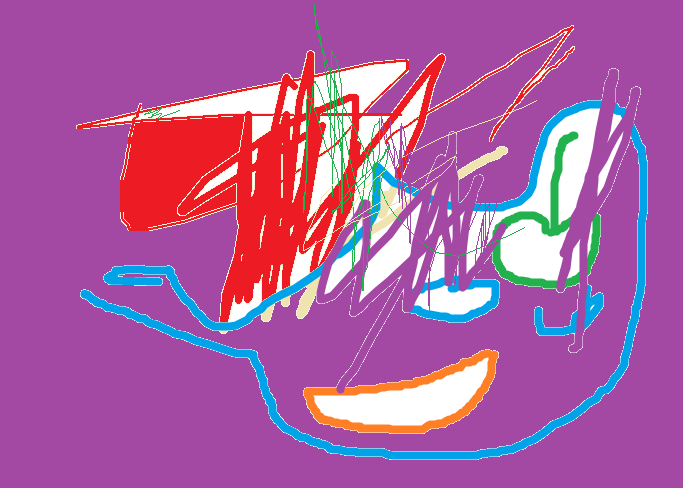
//> input picture 大三上/cv/images/683_488.bmp, 683 x 488 px
$ ./testFiltering   (built with g++ and OpenCV 4)
//> lines starting //> are read from the running program, lines starting //| are printed output that depends on the picture
#include <iostream>
#include <opencv2/core/core.hpp>
#include <opencv2/highgui/highgui.hpp>
#include <opencv2/imgproc/imgproc.hpp>

using namespace std;
using namespace cv;

typedef struct _imgPair {
	Mat* src;
	Mat* dst;
	void* Param;
	char* winName;
}ImgPair;

typedef struct _gaussianParam {
	int kernelSize;
	int sigma;
}GaussianParam;

typedef struct _bilateralParam {
	int kernelSize;
	int sigmaColor;
	int sigmaSpace;
}BilateralParam;

void on_gaussiankernelBar(int ksize, void* userdata)
{
	ImgPair* pImgPair = (ImgPair*)userdata;
	GaussianParam* gPair = (GaussianParam*)(pImgPair->Param);
	gPair->kernelSize = ksize;

	GaussianBlur(*(pImgPair->src), *(pImgPair->dst), Size(gPair->kernelSize / 2 * 2 + 1, gPair->kernelSize / 2 * 2 + 1), gPair->sigma, gPair->sigma);
	imshow(pImgPair->winName, *(pImgPair->dst));
}


void on_gaussianSigmaBar(int sigma, void* userdata)
{
	ImgPair* pImgPair = (ImgPair*)userdata;
	GaussianParam* gPair = (GaussianParam*)(pImgPair->Param);
	gPair->sigma = double(sigma);

	GaussianBlur(*(pImgPair->src), *(pImgPair->dst), Size(gPair->kernelSize / 2 * 2 + 1, gPair->kernelSize / 2 * 2 + 1), gPair->sigma, gPair->sigma);
	imshow(pImgPair->winName, *(pImgPair->dst));
}


void on_medianSigmaBar(int ksize, void* userdata)
{
	ImgPair* pImgPair = (ImgPair*)userdata;

	medianBlur(*(pImgPair->src), *(pImgPair->dst), ksize / 2 * 2 + 1);
	imshow(pImgPair->winName, *(pImgPair->dst));

}


void on_bilateralDBar(int ksize, void* userdata)
{
	ImgPair* pImgPair = (ImgPair*)userdata;
	BilateralParam* param = (BilateralParam*)(pImgPair->Param);
	bilateralFilter(*(pImgPair->src), *(pImgPair->dst), ksize / 2 * 2 + 1, param->sigmaColor, param->sigmaSpace);
	param->kernelSize = ksize;
	imshow(pImgPair->winName, *(pImgPair->dst));

}


void on_bilateralSigmaSpaceBar(int sigmaSpace, void* userdata)
{
	ImgPair* pImgPair = (ImgPair*)userdata;
	BilateralParam* param = (BilateralParam*)(pImgPair->Param);
	bilateralFilter(*(pImgPair->src), *(pImgPair->dst), param->kernelSize / 2 * 2 + 1, param->sigmaColor, sigmaSpace);
	param->sigmaSpace = sigmaSpace;
	imshow(pImgPair->winName, *(pImgPair->dst));
}

void on_bilateralSigmaColorBar(int sigmaColor, void* userdata)
{
	ImgPair* pImgPair = (ImgPair*)userdata;
	BilateralParam* param = (BilateralParam*)(pImgPair->Param);
	bilateralFilter(*(pImgPair->src), *(pImgPair->dst), param->kernelSize / 2 * 2 + 1, sigmaColor, param->sigmaSpace);
	param->sigmaColor = sigmaColor;
	imshow(pImgPair->winName, *(pImgPair->dst));
}


int main()
{
	Mat src = imread("D:\\C++learning\\cv\\images\\683_488.bmp");
//> src is the input picture: 488 rows x 683 cols, CV_8UC3; mean B, G, R 162.4, 96.4, 172.5

	namedWindow("src");
	imshow("src", src);


	/*-------GaussianBlur-----------*/
	Mat GaussianBlurImg;
	namedWindow("GaussianBlurImg");
	GaussianParam gaussianParam = { 5, 1.0 };
	GaussianBlur(src, GaussianBlurImg, Size(5, 5), 1, 1);
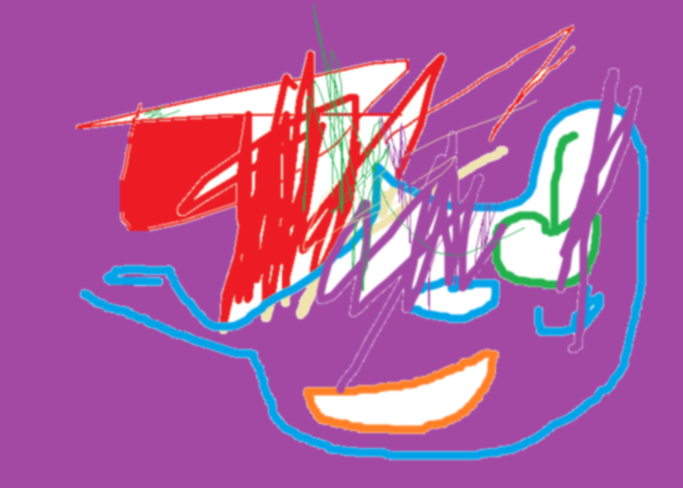
//> GaussianBlurImg: 488 rows x 683 cols, CV_8UC3; mean B, G, R 162.4, 96.4, 172.5
	GaussianParam gparam = { 5, 1.0 };
	ImgPair  gaussianPair = { &src, &GaussianBlurImg, &gparam,  (char*)"GaussianBlurImg" };

	imshow("GaussianBlurImg", GaussianBlurImg);
	createTrackbar("kernelsize", "GaussianBlurImg", &(gparam.kernelSize), 30, on_gaussiankernelBar, &gaussianPair);
	createTrackbar("sigma", "GaussianBlurImg", &(gparam.kernelSize), 10, on_gaussianSigmaBar, &gaussianPair);

	/*-------medianBlur-----------*/
	Mat MedianBlurImg;
	int kernelSize = 5;
	ImgPair  medianPair = { &src, &MedianBlurImg, nullptr,   (char*)"MedianBlurImg" };
	medianBlur(src, MedianBlurImg, 5);
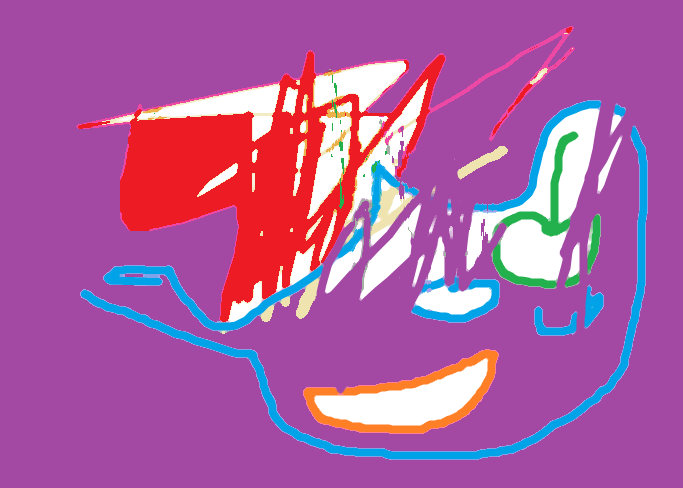
//> MedianBlurImg: 488 rows x 683 cols, CV_8UC3; mean B, G, R 162.2, 94.2, 173.1
	imshow("MedianBlurImg", MedianBlurImg);
	createTrackbar("kernelsize", "MedianBlurImg", &(kernelSize), 30, on_medianSigmaBar, &medianPair);


	/*---Bilateral-----------------*/
	Mat BilateralFilterImg;
	bilateralFilter(src, BilateralFilterImg, 5, 2, 2);
	BilateralParam bparam = { 5,1,1 };
	ImgPair  bilateralPair = { &src, &BilateralFilterImg, &bparam,   (char*)"BilateralFilterImg" };
	imshow("BilateralFilterImg", BilateralFilterImg);
	createTrackbar("kernelsize", "BilateralFilterImg", &(bparam.kernelSize), 30, on_bilateralDBar, &bilateralPair);
	createTrackbar("sigmaspace", "BilateralFilterImg", &(bparam.sigmaSpace), 30, on_bilateralSigmaSpaceBar, &bilateralPair);
	createTrackbar("sigmacolor", "BilateralFilterImg", &(bparam.sigmaColor), 30, on_bilateralSigmaColorBar, &bilateralPair);
	waitKey(0);
}
